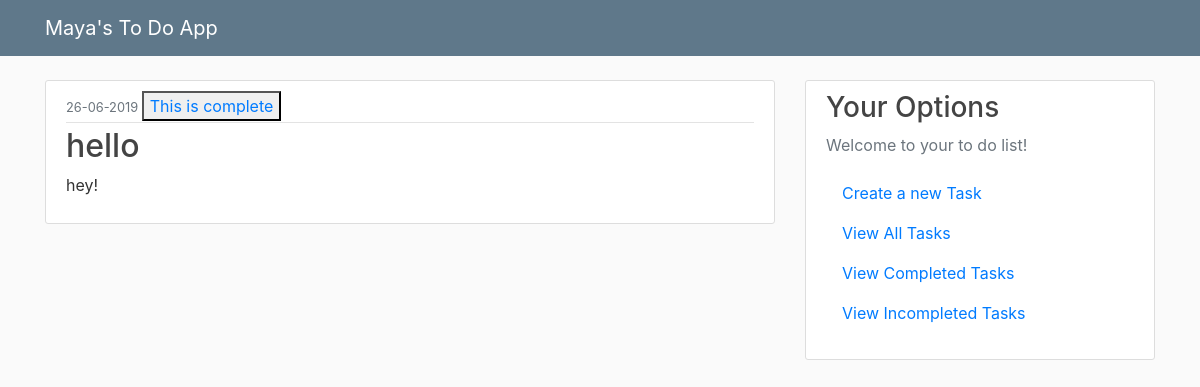
The page /view_all on the database as committed earlier.
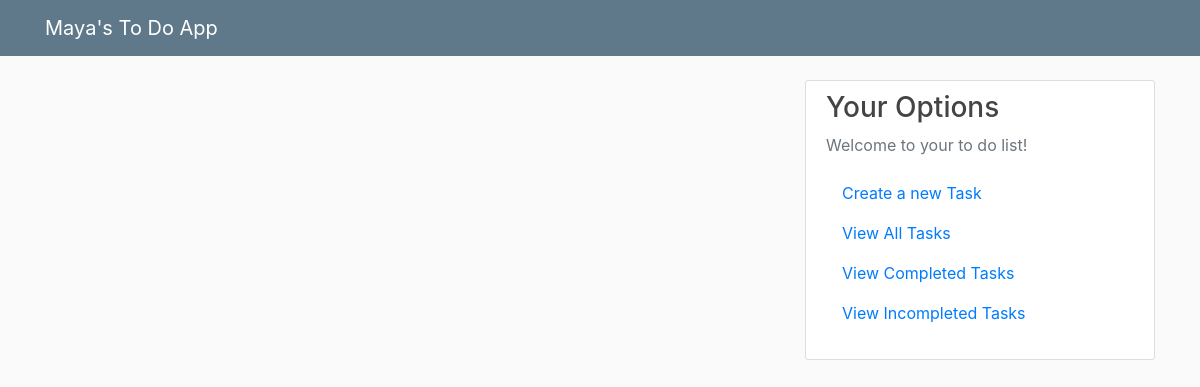
The same page on the database as committed later.
### app.py (models this page shows, shortened)
class Items(db.Model):
    id = db.Column(db.Integer, primary_key=True)
    title = db.Column(db.String(20), unique=False, nullable=False)
    content = db.Column(db.String(120), unique=True, nullable=False)
    date_posted = db.Column(db.DateTime, nullable=False, default=datetime.utcnow)
    complete = db.Column(db.Boolean, unique=False)

### app.py (the view)
@app.route("/")
@app.route("/view_all")
def view_all():
    posts = Items.query.filter_by(complete=0)
    return render_template('view_all.html', posts=posts)

### templates/view_all.html
{% extends "layout.html" %}
{% block content %}
    {% for post in posts %}
        <article class="media content-section">
          <div class="media-body">
            <div class="article-metadata">
              <small class="text-muted">{{ post.date_posted.strftime('%d-%m-%Y') }} </small>
              <button type="button"> <a href="{{ url_for('view_completed',id=post.id) }}">This is complete </a> </button>
            </div>
            <h2><a class="article-title">{{ post.title }}</a> </h2>
            <p class="article-content">{{ post.content }}</p>
          </div>
        </article>
    {% endfor %}
{% endblock content %}

Rows that differ between the two databases and show on the page:
removed Items: date_posted "26-06-2019", title "hello", content "hey!"
